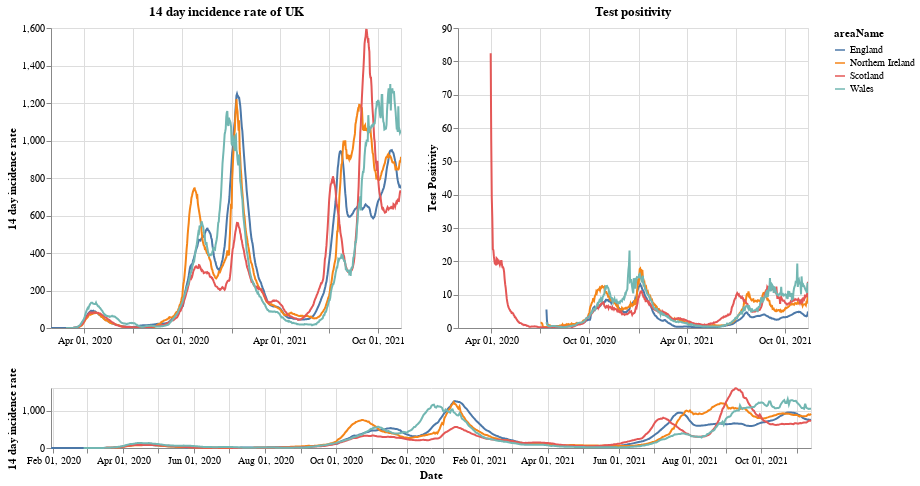

The cell this chart's notebook holds for it:
### Markdown cell above
# Plots

First a plot with each country in the UK. The top right shows the positivity rate for (which is the percentage of registered tests which were positive) while the top left is the 14 day incidence rate. The bottom chart can be used to select the timeframe (does not work on a mobile device).

### Code cell
#collapse
brush = alt.selection(type='interval', name='DateBrush',encodings=['x'],fields=['Time'])
leg_selection = alt.selection_multi(fields=['areaName'], bind='legend')

base = alt.Chart(uk_cases).mark_line().encode(
    x=alt.X("yearmonthdate(date):T", axis=alt.Axis(title='Date')),
    y=alt.Y("twoWeeklyCasesRate:Q", axis=alt.Axis(title='14 day incidence rate')),
    tooltip=['areaName', 'date','twoWeeklyCasesRate', 'testPositivity'],
    color='areaName',
    opacity=alt.condition(leg_selection, alt.value(2), alt.value(0.1))
).add_selection(leg_selection).properties(width=350)

upper = base.encode(alt.X('yearmonthdate(date):T', axis=alt.Axis(title=''),
                         scale=alt.Scale(domain=brush))
                   ).properties(title=f'14 day incidence rate of UK')
upper_right = upper.encode(alt.Y('testPositivity:Q', axis=alt.Axis(title='Test Positivity'))).properties(title='Test positivity')
lower = base.properties(height=60, width = 760).add_selection(brush)

(upper | upper_right) & lower

### Figure 1 — Vega-Lite specification as saved in the notebook (floating-point values rounded to 4 significant figures; data arrays with more than 128 entries replaced by an {"elided": "..."} marker saying what was removed)
{"config": {"view": {"continuousWidth": 400, "continuousHeight": 300}}, "vconcat": [{"hconcat": [{"mark": "line", "encoding": {"color": {"type": "nominal", "field": "areaName"}, "opacity": {"condition": {"value": 2, "selection": "selector001"}, "value": 0.1}, "tooltip": [{"type": "nominal", "field": "areaName"}, {"type": "temporal", "field": "date"}, {"type": "quantitative", "field": "twoWeeklyCasesRate"}, {"type": "quantitative", "field": "testPositivity"}], "x": {"type": "temporal", "axis": {"title": ""}, "field": "date", "scale": {"domain": {"selection": "DateBrush"}}, "timeUnit": "yearmonthdate"}, "y": {"type": "quantitative", "axis": {"title": "14 day incidence rate"}, "field": "twoWeeklyCasesRate"}}, "selection": {"selector001": {"type": "multi", "fields": ["areaName"], "bind": "legend"}}, "title": "14 day incidence rate of UK", "width": 350}, {"mark": "line", "encoding": {"color": {"type": "nominal", "field": "areaName"}, "opacity": {"condition": {"value": 2, "selection": "selector001"}, "value": 0.1}, "tooltip": [{"type": "nominal", "field": "areaName"}, {"type": "temporal", "field": "date"}, {"type": "quantitative", "field": "twoWeeklyCasesRate"}, {"type": "quantitative", "field": "testPositivity"}], "x": {"type": "temporal", "axis": {"title": ""}, "field": "date", "scale": {"domain": {"selection": "DateBrush"}}, "timeUnit": "yearmonthdate"}, "y": {"type": "quantitative", "axis": {"title": "Test Positivity"}, "field": "testPositivity"}}, "selection": {"selector001": {"type": "multi", "fields": ["areaName"], "bind": "legend"}}, "title": "Test positivity", "width": 350}]}, {"mark": "line", "encoding": {"color": {"type": "nominal", "field": "areaName"}, "opacity": {"condition": {"value": 2, "selection": "selector001"}, "value": 0.1}, "tooltip": [{"type": "nominal", "field": "areaName"}, {"type": "temporal", "field": "date"}, {"type": "quantitative", "field": "twoWeeklyCasesRate"}, {"type": "quantitative", "field": "testPositivity"}], "x": {"type": "temporal", "axis": {"title": "Date"}, "field": "date", "timeUnit": "yearmonthdate"}, "y": {"type": "quantitative", "axis": {"title": "14 day incidence rate"}, "field": "twoWeeklyCasesRate"}}, "height": 60, "selection": {"selector001": {"type": "multi", "fields": ["areaName"], "bind": "legend"}, "DateBrush": {"type": "interval", "encodings": ["x"], "fields": ["Time"]}}, "width": 760}], "data": {"name": "data-131b90ab7ae7272792e526741826f029"}, "$schema": "https://vega.github.io/schema/vega-lite/v4.8.1.json", "datasets": {"data-131b90ab7ae7272792e526741826f029": {"elided": "2524 records"}}}
